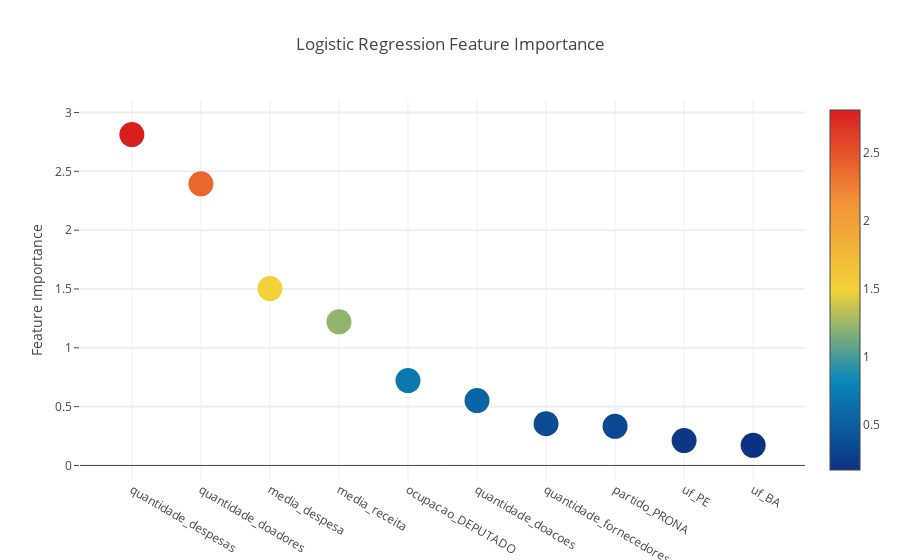

Source (notebook cell):
### Markdown cell above
#### Logistic Regression

### Code cell
lr_clf = lr.get_clf()
plot_feature_importances(lr_clf, ModelsNames.LR)

### Figure 1 — Plotly figure (JSON) as saved in the notebook; plotly's stock layout.template omitted (floating-point values rounded to 4 significant figures)
{"data": [{"marker": {"cauto": true, "cmax": 2.812, "cmin": 0.1707, "color": [2.812, 2.394, 1.504, 1.221, 0.7213, 0.5511, 0.3544, 0.3328, 0.2117, 0.1707], "colorscale": "Portland", "showscale": true, "size": 25, "sizemode": "diameter", "sizeref": 1}, "mode": "markers", "text": ["quantidade_despesas", "quantidade_doadores", "media_despesa", "media_receita", "ocupacao_DEPUTADO", "quantidade_doacoes", "quantidade_fornecedores", "partido_PRONA", "uf_PE", "uf_BA"], "type": "scatter", "uid": "9b57a242-4204-4088-8d88-74710f22a7b3", "x": ["quantidade_despesas", "quantidade_doadores", "media_despesa", "media_receita", "ocupacao_DEPUTADO", "quantidade_doacoes", "quantidade_fornecedores", "partido_PRONA", "uf_PE", "uf_BA"], "y": [2.812, 2.394, 1.504, 1.221, 0.7213, 0.5511, 0.3544, 0.3328, 0.2117, 0.1707]}], "layout": {"autosize": true, "hovermode": "closest", "showlegend": false, "title": "Logistic Regression Feature Importance", "xaxis": {"autorange": true, "range": [-0.6276, 9.628], "type": "category"}, "yaxis": {"autorange": true, "gridwidth": 2, "range": [-0.1926, 3.175], "ticklen": 5, "title": "Feature Importance", "type": "linear"}}}
